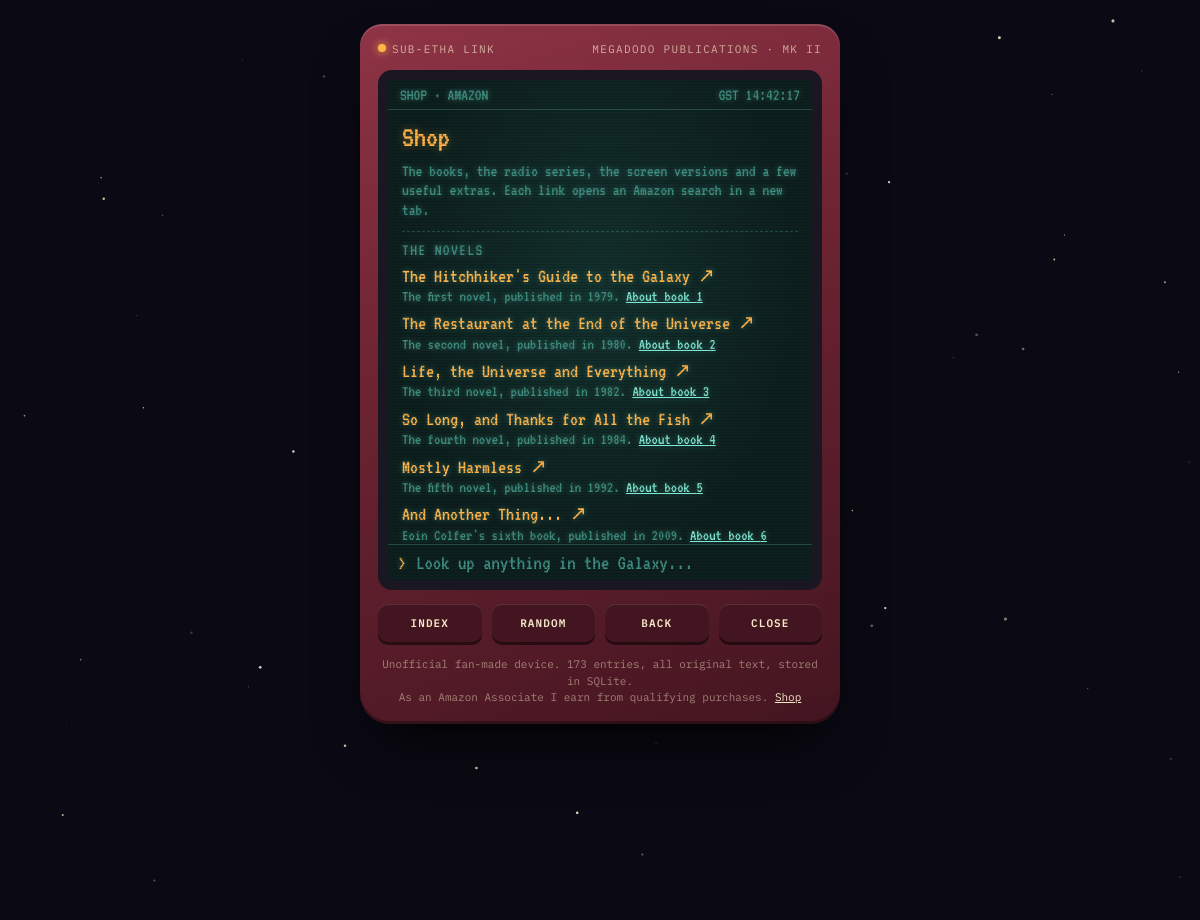
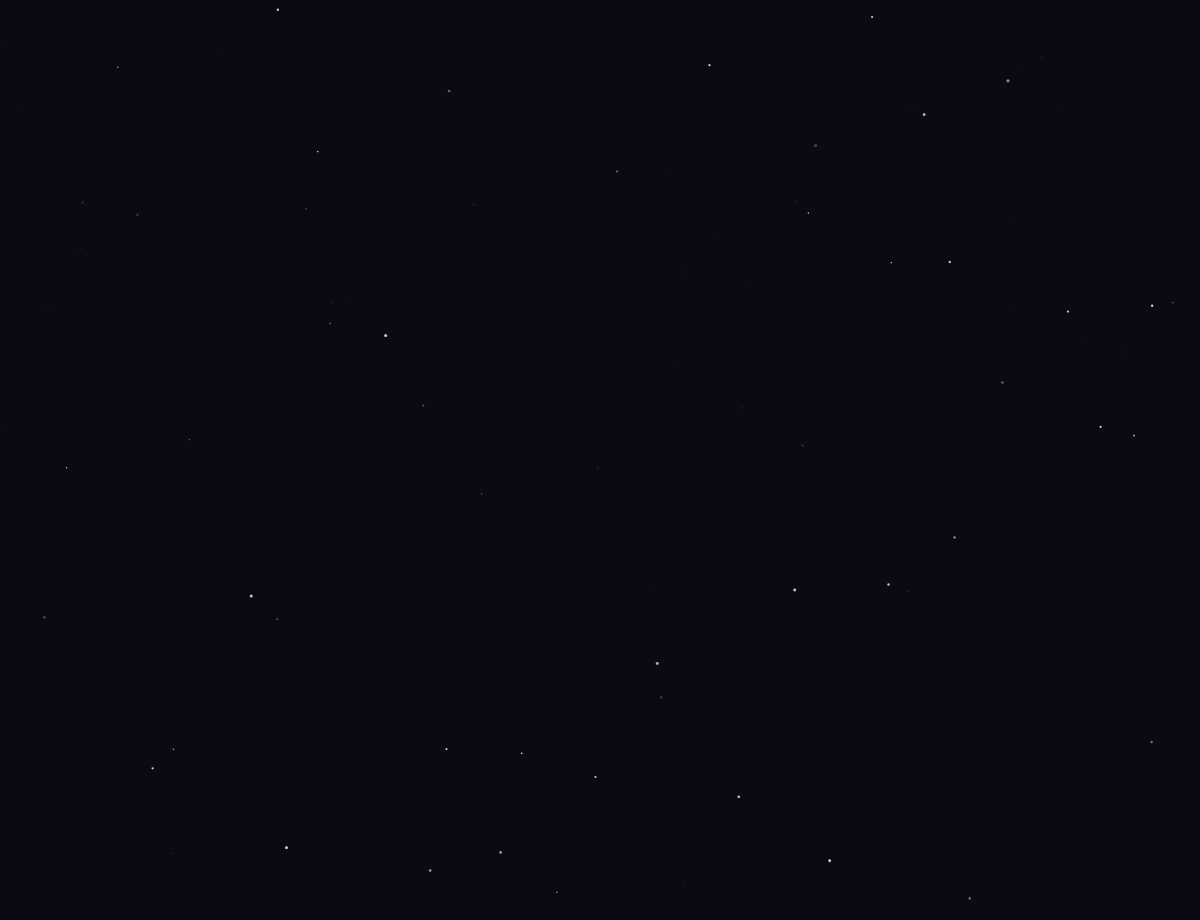
Page /shop on the committed database (2 pictures, top to bottom).
### tables this page shows
CREATE TABLE products (
    id           INTEGER PRIMARY KEY,
    kind         TEXT NOT NULL,      -- book, collection, audio, screen, extra
    title        TEXT NOT NULL,
    search       TEXT NOT NULL,
    book         INTEGER REFERENCES books(number),   -- shown on that book's page
    entry_id     INTEGER REFERENCES entries(id),     -- shown on that entry's page
    description  TEXT NOT NULL
);

### app.py (the view)
@app.route("/shop")
def shop():
    rows = db().execute(
        """SELECT p.*, e.slug AS entry_slug, e.name AS entry_name FROM products p
           LEFT JOIN entries e ON e.id = p.entry_id ORDER BY p.id"""
    ).fetchall()
    groups = {label: [r for r in rows if r["kind"] == kind] for kind, label in PRODUCT_KINDS.items()}
    return render_template("shop.html", groups=groups)

### app.py (called while the page is built)
@app.template_global()
def amazon_url(search: str) -> str:
    return f"https://{AMAZON_DOMAIN}/s?" + urlencode({"k": search, "tag": AMAZON_TAG})

def db() -> sqlite3.Connection:
    if "db" not in g:
        g.db = sqlite3.connect(f"file:{DB_PATH}?mode=ro", uri=True)
        g.db.row_factory = sqlite3.Row
    return g.db

@app.context_processor
def lookups():
    return {
        "categories": db().execute("SELECT code, name FROM categories ORDER BY rowid").fetchall(),
        "books": db().execute("SELECT number, title, author, year FROM books ORDER BY number").fetchall(),
        "entry_count": db().execute("SELECT COUNT(*) FROM entries").fetchone()[0],
    }

### templates/shop.html (shortened to what this page needs)
{% extends "base.html" %}
{% block crumb %}SHOP · AMAZON{% endblock %}
{% block view %}
<h2>Shop</h2>
<p class="meta">The books, the radio series, the screen versions and a few useful extras. Each link opens an Amazon search in a new tab.</p>
{% for label, items in groups.items() if items %}
<section class="panel">
  <h3>{{ label }}</h3>
  <ul class="products">
    {% for p in items %}
    <li>
      <a class="buy" href="{{ amazon_url(p.search) }}" target="_blank" rel="sponsored noopener">{{ p.title }} ↗</a>
      <span class="rb">{{ p.description }}
        {%- if p.book %} <a href="{{ url_for('book', number=p.book) }}">About book {{ p.book }}</a>{% endif %}
      </span>
    </li>
    {% endfor %}
  </ul>
</section>
{% endfor %}
{% endblock %}

### templates/base.html (shortened to what this page needs)
<!doctype html>
<html lang="en">
<head>
  <link rel="stylesheet" href="{{ url_for('static', filename='guide.css') }}">
</head>
<body>
  <canvas id="stars" aria-hidden="true"></canvas>
  <main class="device" aria-label="The Hitchhiker's Guide to the Galaxy, handheld edition">
    <div class="topbar"><span><span class="led"></span>Sub-Etha link</span><span>Megadodo Publications · Mk II</span></div>
    {% block device %}
    <section class="screen" aria-live="polite">
      <div class="status"><span>{% block crumb %}INDEX{% endblock %}</span><span id="clock">GST --:--:--</span></div>
      <div class="view" tabindex="0">
        {% block view %}{% endblock %}
      </div>
      <form class="search" action="{{ url_for('search') }}" method="get" autocomplete="off">
        <label for="q">&gt;</label>
        <input id="q" name="q" placeholder="Look up anything in the Galaxy..." maxlength="80">
      </form>
    </section>
    <nav class="keys" aria-label="Guide keys">
      <a class="key" href="{{ url_for('index') }}">Index</a>
      <a class="key" href="{{ url_for('random_entry') }}">Random</a>
      <button class="key" id="kBack" type="button">Back</button>
      <a class="key" href="{{ url_for('cover') }}">Close</a>
    </nav>
    {% endblock %}
    <p class="fineprint">Unofficial fan-made device. {{ entry_count }} entries, all original text, stored in SQLite.<br>
      As an Amazon Associate I earn from qualifying purchases. <a href="{{ url_for('shop') }}">Shop</a></p>
  </main>
</body>
</html>

### static/guide.css (style rules this page uses)
:root { --space: #0b0a14; --shell: #6e2433; --shell-hi: #8e3446; --shell-lo: #431520; --bezel: #1a1622; --screen: #0d1f1e; --phosphor: #7fe8d3; --phosphor-dim: #3f8f81; --cream: #f6e7c8; --amber: #ffb54a; --f-cover: "Fredoka", "Trebuchet MS", system-ui, sans-serif; --f-screen: "VT323", "IBM Plex Mono", ui-monospace, monospace; --f-ui: "IBM Plex Mono", ui-monospace, "Cascadia Mono", monospace; color-scheme: dark; }
* { box-sizing: border-box; }
html, body { min-height: 100%; margin: 0; }
body { background: var(--space); color: var(--cream); font-family: var(--f-ui); padding: 24px max(16px, env(safe-area-inset-right, 0px)) 24px max(16px, env(safe-area-inset-left, 0px)); display: grid; place-items: center; overflow-x: hidden; }
a { color: inherit; }
#stars { position: fixed; inset: 0; width: 100%; height: 100%; z-index: 0; pointer-events: none; }
.device { position: relative; z-index: 1; width: min(480px, 100%); background: linear-gradient(160deg, var(--shell-hi), var(--shell) 40%, var(--shell-lo)); border-radius: 22px 22px 30px 30px; padding: 18px; box-shadow: 0 30px 60px -20px #000, inset 0 2px 0 #ffffff22, inset 0 -3px 0 #00000055; display: grid; gap: 14px; }
.topbar { display: flex; justify-content: space-between; align-items: center; gap: 8px; font-size: 11px; letter-spacing: .12em; text-transform: uppercase; color: #f6e7c8b0; }
.led { display: inline-block; width: 8px; height: 8px; border-radius: 50%; background: var(--amber); box-shadow: 0 0 8px var(--amber); margin-right: 6px; vertical-align: 1px; animation: blink 2.4s infinite; }
.screen { background: radial-gradient(ellipse at 50% 40%, #13302d, var(--screen) 70%); border: 10px solid var(--bezel); border-radius: 14px; height: min(520px, 70vh); min-height: 380px; display: grid; grid-template-rows: auto 1fr auto; font-family: var(--f-screen); color: var(--phosphor); position: relative; overflow: hidden; text-shadow: 0 0 6px #7fe8d366; }
.screen::after { content: ""; position: absolute; inset: 0; pointer-events: none; background: repeating-linear-gradient(0deg, #00000022 0 1px, transparent 1px 3px); }
.status { display: flex; justify-content: space-between; gap: 8px; font-size: 17px; padding: 6px 12px; border-bottom: 1px solid #7fe8d333; color: var(--phosphor-dim); white-space: nowrap; overflow: hidden; }
.view { overflow-y: auto; padding: 10px 14px; font-size: 21px; line-height: 1.15; min-width: 0; }
.view h2 { font-size: 30px; font-weight: normal; margin: 0 0 6px; color: var(--amber); text-shadow: 0 0 8px #ffb54a66; }
.view p { margin: 0 0 10px; }
.meta { color: var(--phosphor-dim); font-size: 17px; }
.search { display: flex; gap: 8px; border-top: 1px solid #7fe8d333; padding: 6px 10px; align-items: center; margin: 0; }
.search label { color: var(--amber); font-size: 20px; }
.search input { flex: 1; min-width: 0; background: transparent; border: 0; outline: 0; color: var(--phosphor); font: inherit; font-size: 21px; caret-color: var(--phosphor); }
.search input::placeholder { color: var(--phosphor-dim); }
.rb { display: block; font-size: 16px; color: var(--phosphor-dim); line-height: 1.1; }
.panel { border-top: 1px dashed #7fe8d344; margin-top: 12px; padding-top: 8px; }
.panel h3 { margin: 0 0 4px; font-size: 17px; font-weight: normal; letter-spacing: .08em; text-transform: uppercase; color: var(--phosphor-dim); }
.products { list-style: none; margin: 0; padding: 0; display: grid; gap: 6px; }
.products .rb a { color: var(--phosphor); }
.buy { color: var(--amber); font-size: 20px; text-decoration: none; }
.fineprint a { color: var(--cream); }
.keys { display: grid; grid-template-columns: repeat(4, 1fr); gap: 10px; }
.key { display: grid; place-items: center; text-decoration: none; font-family: var(--f-ui); font-size: 11px; font-weight: 600; letter-spacing: .1em; text-transform: uppercase; color: var(--cream); background: var(--shell-lo); border: 0; border-radius: 10px; padding: 12px 4px; box-shadow: 0 3px 0 #00000088, inset 0 1px 0 #ffffff1f; cursor: pointer; }
.fineprint { text-align: center; font-size: 11px; color: #f6e7c880; line-height: 1.5; margin: 0; }

### rows in the picture
products: title "The Hitchhiker's Guide to the Galaxy", description "The first novel, published in 1979.", book "1"
products: title "The Restaurant at the End of the Universe", description "The second novel, published in 1980.", book "2"
products: title "Life, the Universe and Everything", description "The third novel, published in 1982.", book "3"
products: title "So Long, and Thanks for All the Fish", description "The fourth novel, published in 1984.", book "4"
products: title "Mostly Harmless", description "The fifth novel, published in 1992.", book "5"
products: title "And Another Thing...", description "Eoin Colfer's sixth book, published in 2009.", book "6"

### other values in the picture
{{ label }} "THE NOVELS"
{{ entry_count }} "173"
